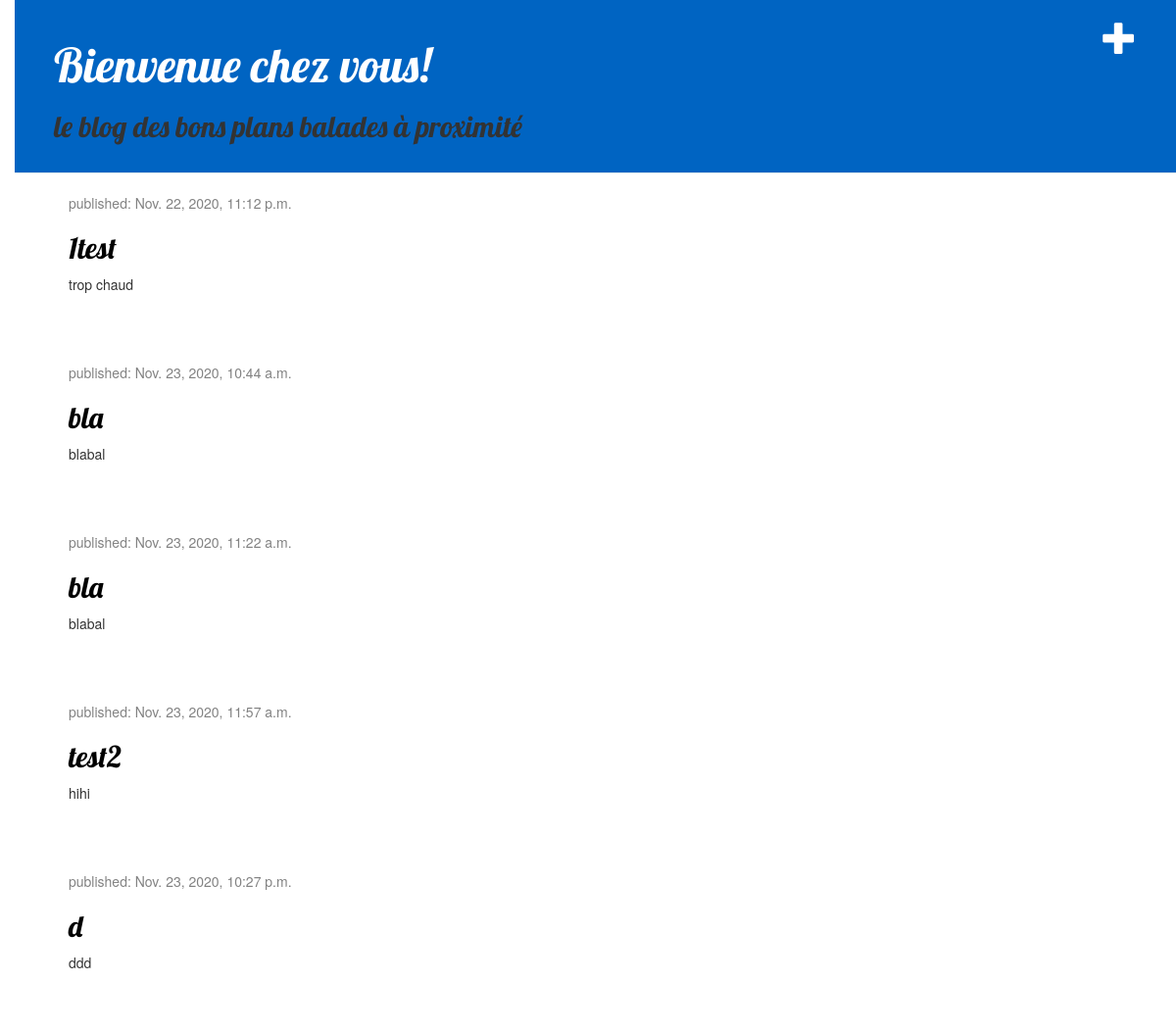
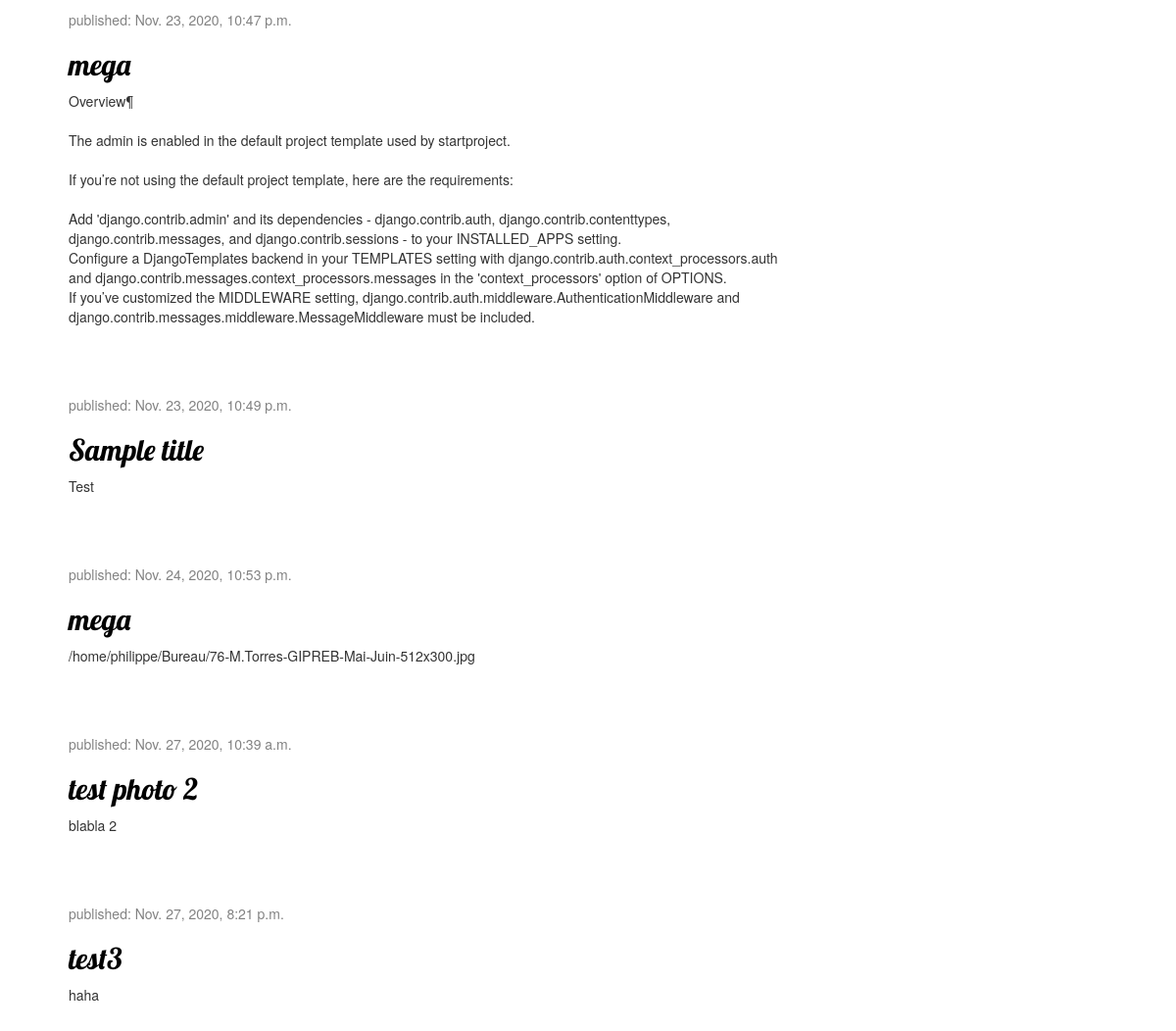
The app's page / (signed in) with its own data (2 pictures, top to bottom).
### blog/models.py (models this page shows, shortened)
class Post(models.Model):
    author = models.ForeignKey(settings.AUTH_USER_MODEL, on_delete=models.CASCADE)
    title = models.CharField(max_length=200)
    text = models.TextField()
    created_date = models.DateTimeField(default=timezone.now)
    published_date = models.DateTimeField(blank=True, null=True)
    picture = models.ImageField(upload_to="images/", null=True, blank=True)

### blog/views.py (the view)
# urls.py: path('', views.post_list, name='post_list'),
def post_list(request):
    posts = Post.objects.filter(published_date__lte=timezone.now()).order_by('published_date')
    return render(request, 'blog/post_list.html', {'posts': posts})

### blog/templates/blog/post_list.html (shortened to what this page needs)
{% extends 'blog/base.html' %}
{% block content %}
            {% for post in posts %}
                <div class="post">
                    <div class="date">
                        <p>published: {{ post.published_date }}</p>
                    </div>
                    <h2><a href="{% url 'post_detail' pk=post.pk %}">{{ post.title }}</a></h2>
                    <p>{{ post.text|linebreaksbr }}</p>
                </div>
            {% endfor %}
            {% endblock %}

### blog/static/css/blog.css (style rules this page uses)
h1 a, h2 a { color: #0064c2; font-family: 'Lobster'; }
body { padding-left: 15px; }
h1, h2, h3, h4 { font-family: 'Lobster', cursive; }
.date { color: #828282; }
.post { margin-bottom: 70px; }
.post h2 a, .post h2 a:visited { color: #000000; }

### records on screen
Post: published_date "Nov. 22, 2020, 11:12 p.m.", title "1test", text "trop chaud"
Post: published_date "Nov. 23, 2020, 10:44 a.m.", title "bla", text "blabal"
Post: published_date "Nov. 23, 2020, 11:22 a.m.", title "bla", text "blabal"
Post: published_date "Nov. 23, 2020, 11:57 a.m.", title "test2", text "hihi"
Post: published_date "Nov. 23, 2020, 10:27 p.m.", title "d", text "ddd"
Post: published_date "Nov. 23, 2020, 10:47 p.m.", title "mega", text "Overview¶ The admin is enabled in the default project template used by startproject. If you’re not using the default project template, here are the requirements: Add 'django.contrib.admin' and its dependencies - django.contrib.auth, django.contrib.contenttypes, django.contrib.messages, and django.contrib.sessions - to your INSTALLED_APPS setting. Configure a DjangoTemplates backend in your TEMPLATES setting with django.contrib.auth.context_processors.auth and django.contrib.messages.context_processors.messages in the 'context_processors' option of OPTIONS. If you’ve customized the MIDDLEWARE setting, django.contrib.auth.middleware.AuthenticationMiddleware and…"
Post: published_date "Nov. 23, 2020, 10:49 p.m.", title "Sample title", text "Test"
Post: published_date "Nov. 24, 2020, 10:53 p.m.", title "mega", text "/home/philippe/Bureau/76-M.Torres-GIPREB-Mai-Juin-512x300.jpg"
Post: published_date "Nov. 27, 2020, 10:39 a.m.", title "test photo 2", text "blabla 2"
Post: published_date "Nov. 27, 2020, 8:21 p.m.", title "test3", text "haha"
